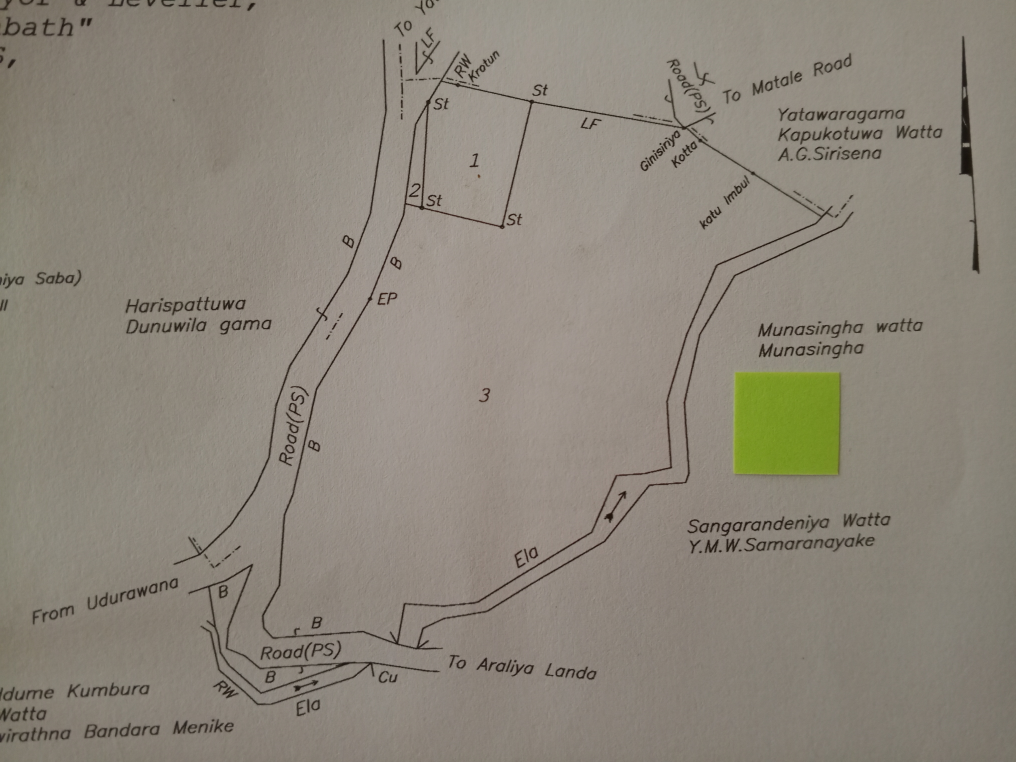
#> input picture images/ac/plan (100).jpg, 4064 x 3048 px, found by its file name (shown at 1/4 size)
$ python function.py   (older library calls are emulated)
#> lines starting #> are read from the running program, lines starting #| are printed output that depends on the picture; after the words box and inside, x2 and y2 are one past the last pixel; in counts of white or black regions, pixels touching at a corner belong together
import cv2
import numpy as np
import matplotlib.pyplot as plt
import random
import tkinter as tk
from tkinter import filedialog, simpledialog, messagebox

# Create a Tkinter root window
root = tk.Tk()
root.withdraw()  # Hide the root window

image_path = 'D:/UOP/3rd year/Sem 5/CSC3141 - Image Processing Laboratory/SurveyPlanProject/images/ac/plan (100).jpg'

if not image_path:
    messagebox.showerror("Error", "No image.")

# Load the image
image = cv2.imread(image_path)
#> image is the input picture: shape (3048, 4064, 3); mean B, G, R 122.3, 133.8, 140.6

# Convert image to HSV color space for better color detection
hsv_image = cv2.cvtColor(image, cv2.COLOR_BGR2HSV)
#> hsv_image: shape (3048, 4064, 3); mean H, S, V 17.8, 34.7, 141

# Define the range for yellow to green color (HSV range)
lower_yellow_green = np.array([30, 100, 100])  # Lower bound of yellow-green
upper_yellow_green = np.array([90, 255, 255])  # Upper bound of yellow-green

# Create a mask for the square based on color
mask = cv2.inRange(hsv_image, lower_yellow_green, upper_yellow_green)
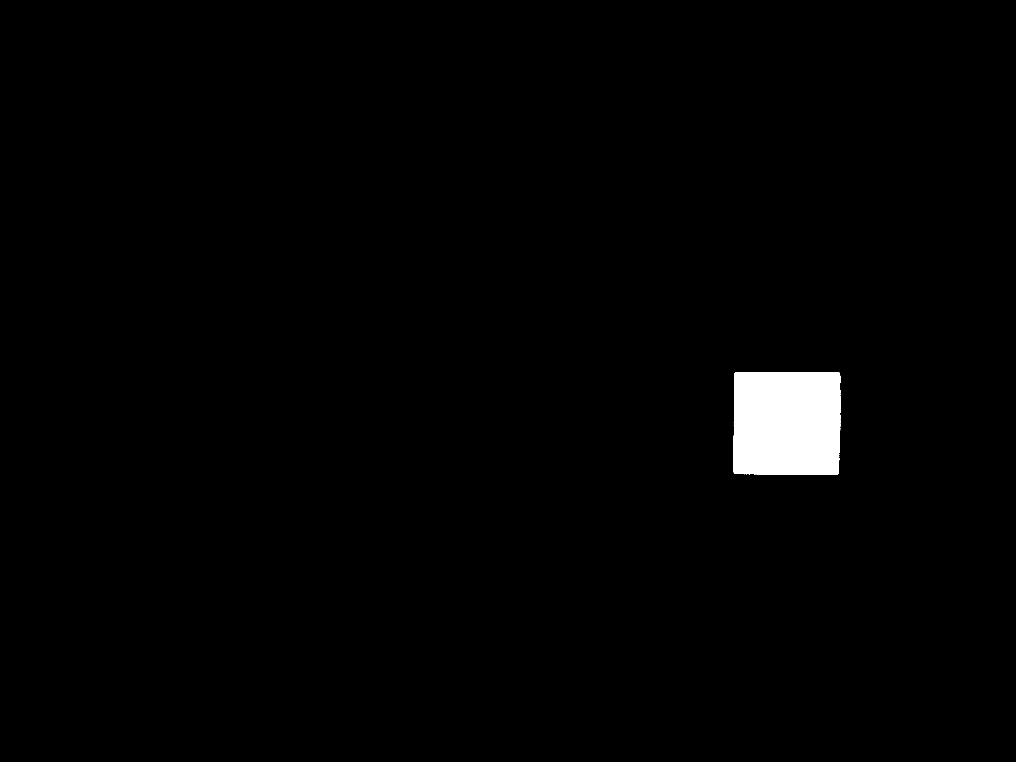
#> mask: shape (3048, 4064) (shown at 1/4 size); 1.4% white; 2 white regions (1 under 20 px)

# Find contours of the detected areas
contours, _ = cv2.findContours(mask, cv2.RETR_TREE, cv2.CHAIN_APPROX_SIMPLE)
#> contours = 21 contours, 19 with area under 20; largest, box (x1, y1, x2, y2) and area: (2934, 1488, 3362, 1899) 172368, (3356, 1769, 3360, 1780) 22

pixel_area_mm2 = None
for contour in contours:
    approx = cv2.approxPolyDP(contour, 0.02 * cv2.arcLength(contour, True), True)

    if len(approx) == 4:  # Square detected
        pts = approx.reshape(4, 2)

        def distance(pt1, pt2):
            return np.sqrt((pt1[0] - pt2[0])**2 + (pt1[1] - pt2[1])**2)

        side_lengths = [distance(pts[i], pts[(i+1)%4]) for i in range(4)]
        width_pixels = side_lengths[0]
        height_pixels = side_lengths[1]

        # Real-world dimensions in mm (from physical measurements)
        real_width_mm = real_height_mm = 15
        pixel_size_mm_w = real_width_mm / width_pixels
        pixel_size_mm_h = real_height_mm / height_pixels
        pixel_area_mm2 = pixel_size_mm_w * pixel_size_mm_h
        break
#> this loop made 2 passes
#> approx on pass 1: [[3358, 1816], [3358, 1818]]

if pixel_area_mm2 is None:
    messagebox.showerror("Error", "Could not detect the square for pixel area calculation.")
else:
    # Ask the user to select the plan's scale (1:2000, 1:1000 or 1:500)
    scale_input = simpledialog.askstring("Input", "Enter the plan scale (1:2000, 1:1000 or 1:500):")

    if scale_input == "1:1000":
        scale_factor = 1000 * 1000  # Scale for 1:1000 in cm²
    elif scale_input == "1:500":
        scale_factor = 500 * 500  # Scale for 1:500 in cm²
    elif scale_input == "1:2000":
        scale_factor = 2000 * 2000  # Scale for 1:2000 in cm²
    else:
        messagebox.showerror("Error", "Invalid scale selected.")

    # Convert the image to grayscale and apply Gaussian blur
    gray_image = cv2.cvtColor(image, cv2.COLOR_BGR2GRAY)
    blurred_image = cv2.GaussianBlur(gray_image, (9, 9), 0)

    # Edge detection using Sobel operator
    grad_x = cv2.Sobel(blurred_image, cv2.CV_64F, 1, 0, ksize=3)
    grad_y = cv2.Sobel(blurred_image, cv2.CV_64F, 0, 1, ksize=3)
    gradient_magnitude = np.sqrt(grad_x**2 + grad_y**2)
    gradient_magnitude = np.uint8(gradient_magnitude)

    # Thresholding to get binary edges
    _, binary_edges = cv2.threshold(gradient_magnitude, 50, 255, cv2.THRESH_BINARY)
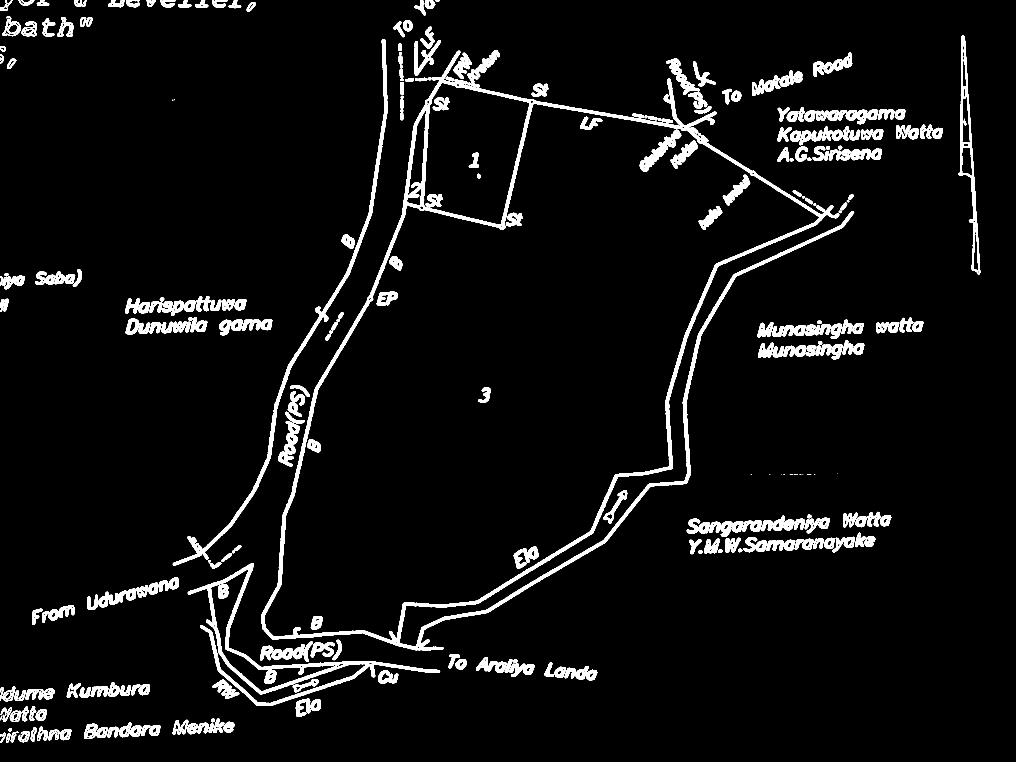
#> binary_edges: shape (3048, 4064) (shown at 1/4 size); 4.7% white; 472 white regions (13 under 20 px)

    # Find contours of the land boundary
    contours, _ = cv2.findContours(binary_edges.copy(), cv2.RETR_EXTERNAL, cv2.CHAIN_APPROX_SIMPLE)
#> contours = 381 contours, 14 with area under 20; largest, box (x1, y1, x2, y2) and area: (1044, 203, 3417, 2602) 2781752, (751, 2253, 1761, 2824) 82179, (691, 156, 1551, 2262) 30937, (3834, 142, 3921, 1098) 25434, (1658, 161, 1764, 302) 4232
    largest_contour = max(contours, key=cv2.contourArea)
#> largest_contour = contour of 7273 points, box (x1, y1, x2, y2) (1044, 203, 3417, 2602), area 2781752

    # Create a blank image for the contour
    contour_image = np.zeros_like(gray_image)
    cv2.drawContours(contour_image, [largest_contour], -1, (255), 2)
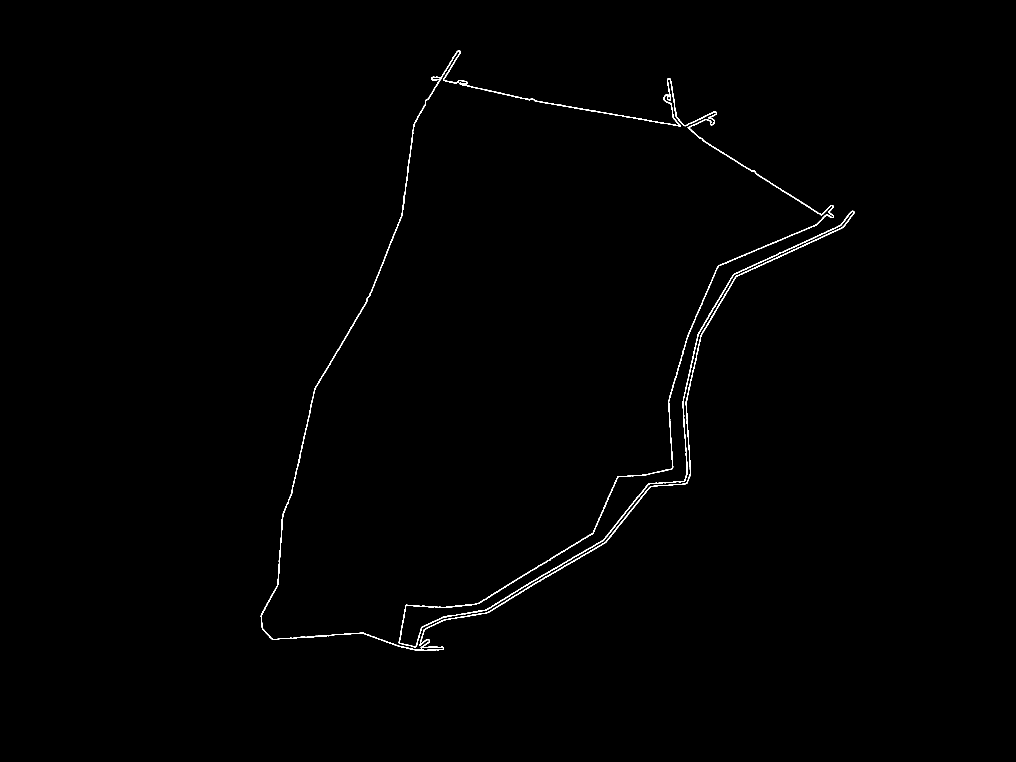
#> contour_image: shape (3048, 4064) (shown at 1/4 size); 0.41% white; 1 white region, box (x1, y1, x2, y2) and area: (1043, 202, 3418, 2603) 50636

    # Perform flood fill to get the filled shape
    moments = cv2.moments(largest_contour)
#> moments = moments, m00 2781752.5, centre m10/m00, m01/m00 = (2038.5, 1420.2)
    centroid_x = int(moments['m10'] / moments['m00'])
#> centroid_x = 2038
    centroid_y = int(moments['m01'] / moments['m00'])
#> centroid_y = 1420
    flood_fill_mask = np.zeros((contour_image.shape[0] + 2, contour_image.shape[1] + 2), dtype=np.uint8)
    cv2.floodFill(contour_image, flood_fill_mask, (centroid_x, centroid_y), 255)
#> contour_image: shape (3048, 4064); 22.7% white; 1 white region, box (x1, y1, x2, y2) and area: (1043, 202, 3418, 2603) 2806851

    # Morphological opening to clean up the shape
    kernel = cv2.getStructuringElement(cv2.MORPH_RECT, (30, 30))
    cleaned_shape = cv2.morphologyEx(contour_image, cv2.MORPH_OPEN, kernel)
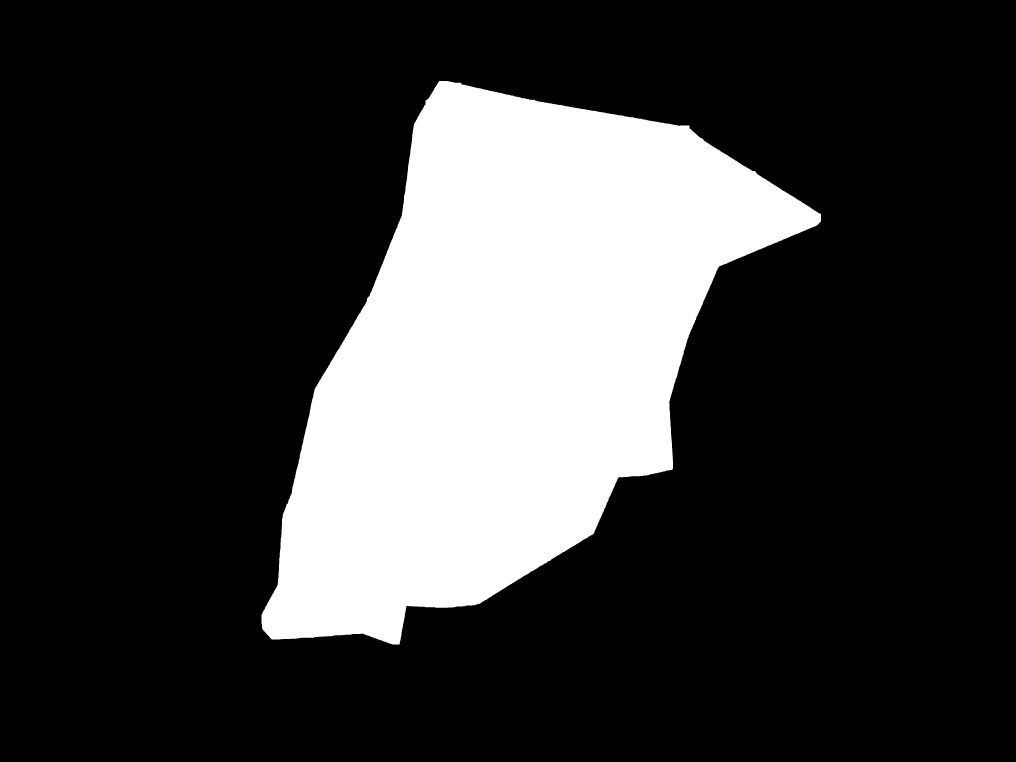
#> cleaned_shape: shape (3048, 4064) (shown at 1/4 size); 22.2% white; 1 white region, box (x1, y1, x2, y2) and area: (1046, 324, 3284, 2578) 2749825

    # Calculate the number of white pixels in the filled shape
    num_white_pixels = np.sum(cleaned_shape == 255)
#> num_white_pixels = 2749825

    # Calculate the total area of the land based on the pixel area and scale
    total_land_area_mm2 = num_white_pixels * pixel_area_mm2
#> total_land_area_mm2 = 3708.4
    total_land_area_cm2 = total_land_area_mm2 / 100  # Convert mm² to cm²
#> total_land_area_cm2 = 37.08
#> (the run stopped early here; a loop or call above may not have finished)

$ run again, with images/ac/plan (1).jpg copied over images/ac/plan (100).jpg
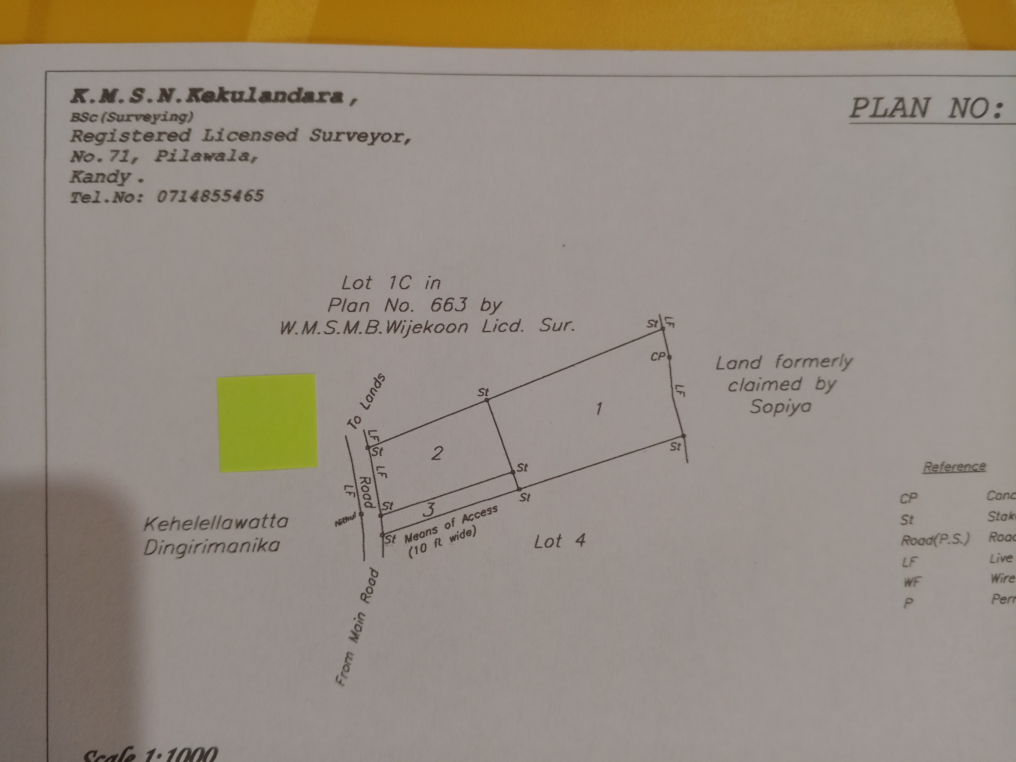
#> input picture images/ac/plan (1).jpg, 4064 x 3048 px, found by its file name (shown at 1/4 size)
#> image is the input picture: shape (3048, 4064, 3); mean B, G, R 128.5, 140.3, 150.4
#> hsv_image: shape (3048, 4064, 3); mean H, S, V 12.6, 37.2, 150.5
#> `mask = cv2.inRange(hsv_image, lower_yellow_green, upper_yellow_green)`:
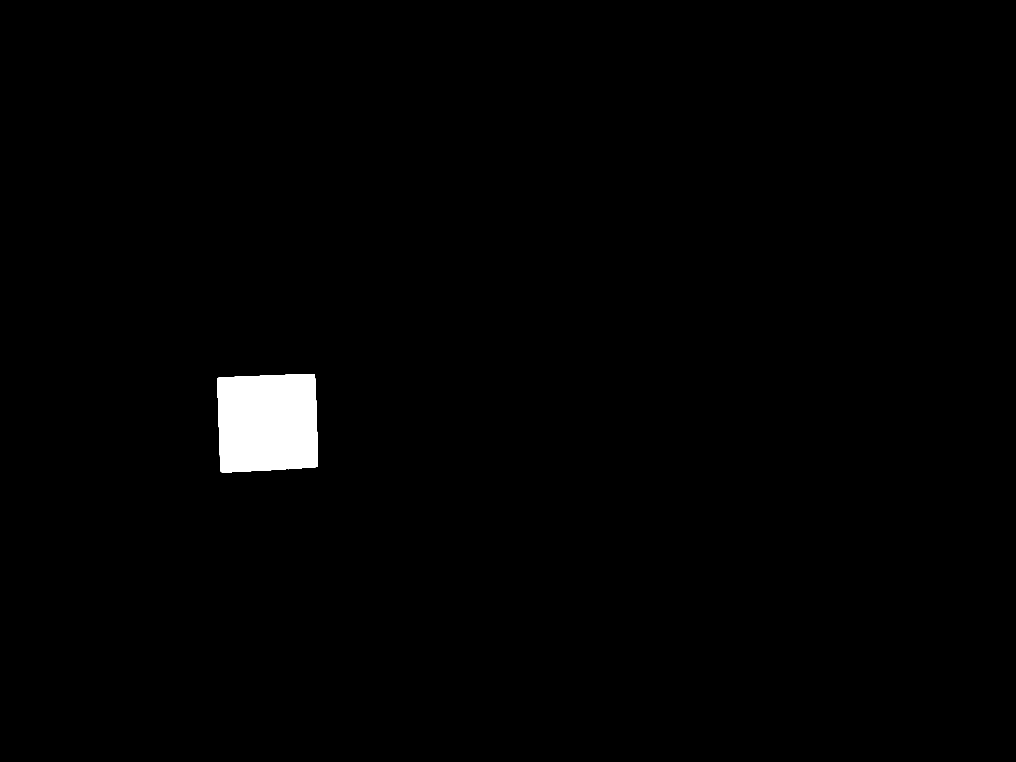
#> mask: shape (3048, 4064) (shown at 1/4 size); 1.2% white; 1 white region
#> `contours, _ = cv2.findContours(mask, cv2.RETR_TREE, cv2.CHAIN_APPROX_S..`: contours = 1 contour; box (x1, y1, x2, y2) and area: (868, 1496, 1271, 1890) 147237
#> the loop `for contour in contours:` made 1 pass
#> (pts, side_lengths, width_pixels, height_pixels, real_width_mm, real_height_mm, pixel_size_mm_w, pixel_size_mm_h) on pass 1: ([[1256, 1497], [868, 1514], [884, 1887], [1270, 1864]], [388.4, 373.3, 386.7, 367.3], 388.4, 373.3, 15, 15, 0.0386, 0.0402)
#> binary_edges: shape (3048, 4064); 2.8% white; 1121 white regions (369 under 20 px)
#> `contours, _ = cv2.findContours(binary_edges.copy(), cv2.RETR_EXTERNAL,..`: contours = 1043 contours, 447 with area under 20; largest, box (x1, y1, x2, y2) and area: (1450, 1254, 2756, 2233) 511186, (1377, 1739, 1463, 2247) 6218, (3878, 387, 3958, 477) 5401, (767, 344, 1029, 415) 3792, (392, 351, 477, 416) 3765
#> largest_contour = contour of 2399 points, box (x1, y1, x2, y2) (1450, 1254, 2756, 2233), area 511186
#> moments = moments, m00 511186.5, centre m10/m00, m01/m00 = (2115.9, 1739.2)
#> centroid_x = 2115
#> centroid_y = 1739
#> `cv2.floodFill(contour_image, flood_fill_mask, (centroid_x, centroid_y)..`:
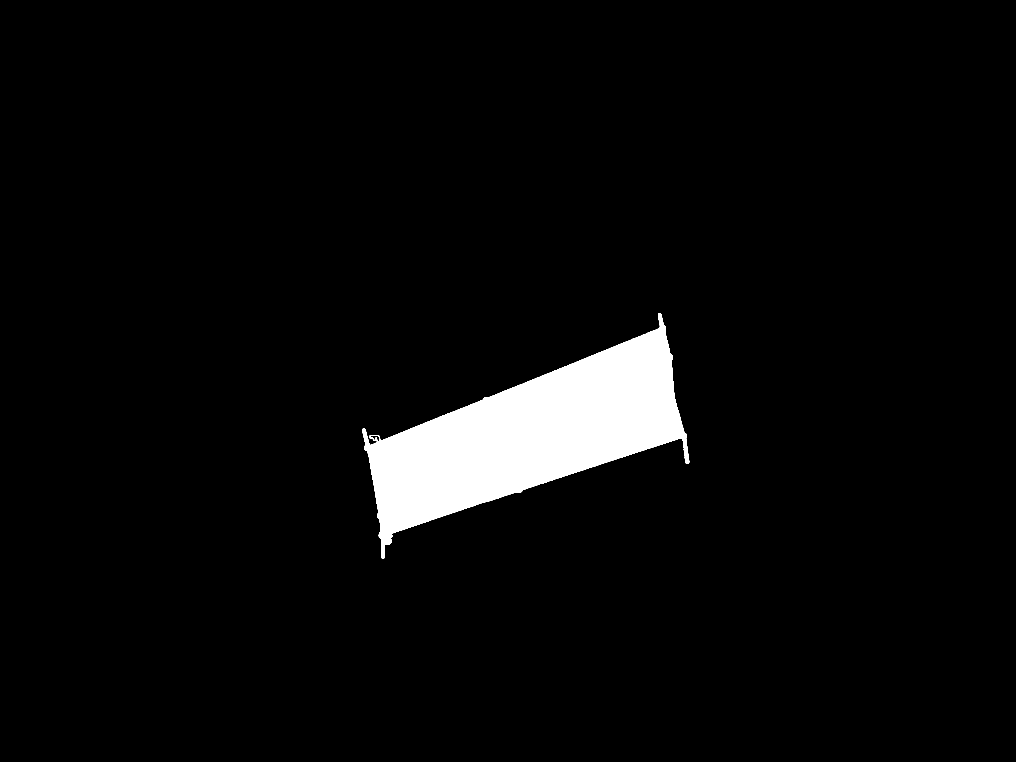
#> contour_image: shape (3048, 4064) (shown at 1/4 size); 4.2% white; 1 white region, box (x1, y1, x2, y2) and area: (1449, 1253, 2757, 2234) 518170
#> cleaned_shape: shape (3048, 4064); 4.1% white; 1 white region, box (x1, y1, x2, y2) and area: (1472, 1316, 2737, 2145) 511121
#> num_white_pixels = 511121
#> total_land_area_mm2 = 793.1
#> total_land_area_cm2 = 7.93
